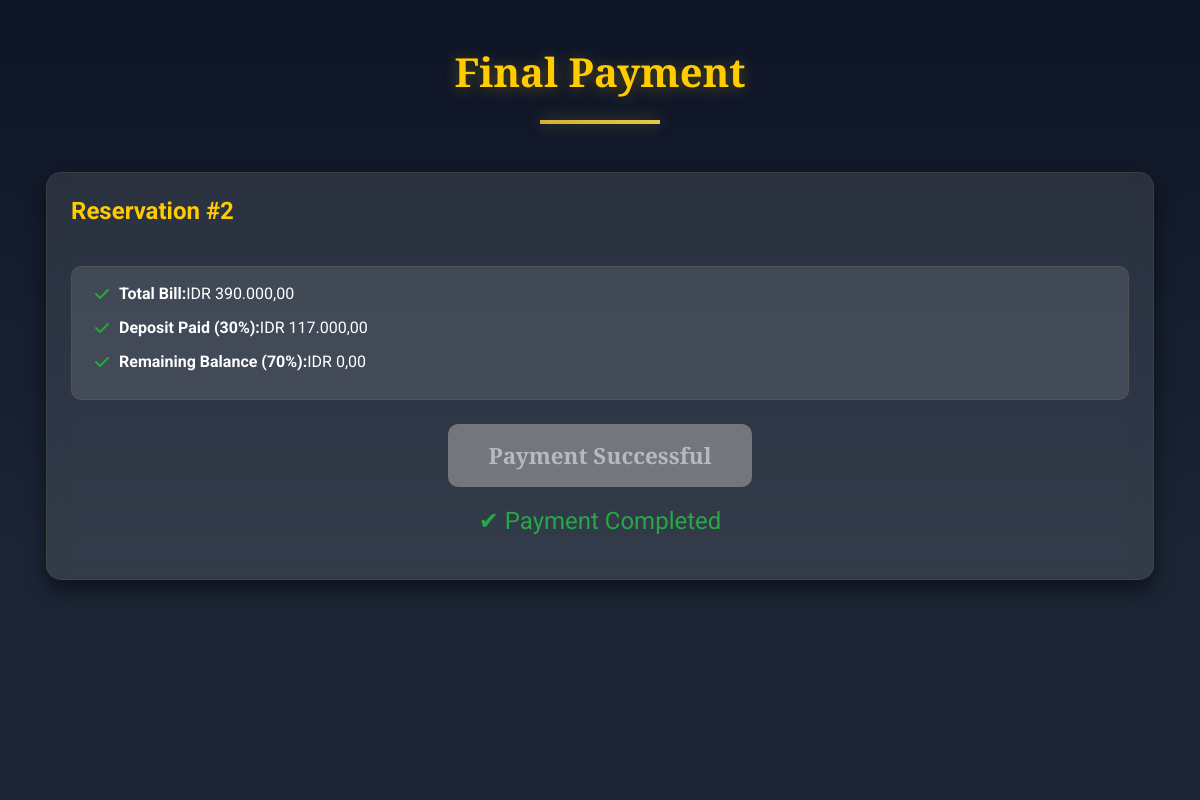
/pages/pembayaran_pelunasan.php?id_reservasi=2 (signed in), run on the app's committed database.
### tables this page shows
CREATE TABLE `pembayaran` (
  `id_pembayaran` int(11) NOT NULL,
  `id_reservasi` int(11) DEFAULT NULL,
  `total_tagihan` decimal(10,2) DEFAULT NULL,
  `metode_bayar` enum('tunai','transfer','qris') DEFAULT NULL,
  `tanggal_bayar` datetime DEFAULT NULL,
  `id_kasir` int(11) DEFAULT NULL,
  `jumlah_dibayar` decimal(10,2) DEFAULT 0.00,
  `status_payment` enum('Pending Payment','Deposit Paid','Fully Paid','Cancelled') NOT NULL
);

### pages/pembayaran_pelunasan.php (the view, shortened to what this page needs)
<?php
include '../includes/config.php';
$reservation_id = isset($_GET['id_reservasi']) ? intval($_GET['id_reservasi']) : 0;
$payment_result = $conn->query("SELECT p.total_tagihan, p.jumlah_dibayar, p.status_payment, r.id_user
                               FROM pembayaran p
                               JOIN reservasi r ON p.id_reservasi = r.id_reservasi
                               WHERE p.id_reservasi = $reservation_id LIMIT 1")->fetch_assoc();
$total_tagihan = $payment_result['total_tagihan'];
$jumlah_dibayar = $payment_result['jumlah_dibayar'];
$deposit_amount = $total_tagihan * 0.3;
$remaining_balance = $total_tagihan - $jumlah_dibayar;
?>
<!DOCTYPE html>
<html lang="en">
<head>
    <link href="https://cdn.jsdelivr.net/npm/bootstrap@5.3.3/dist/css/bootstrap.min.css" rel="stylesheet">
    <link href="https://cdn.jsdelivr.net/npm/aos@2.3.4/dist/aos.css" rel="stylesheet">
    <link rel="stylesheet" href="https://cdnjs.cloudflare.com/ajax/libs/font-awesome/6.0.0/css/all.min.css">
</head>
<body>
    <div class="overlay"></div>
    <section class="container py-5 position-relative">
        <h1 class="section-title" data-aos="zoom-in" data-aos-duration="1000">Final Payment</h1>
        <div class="row g-4">
            <div class="col-12" data-aos="fade-up">
                <div class="card p-4">
                    <h4 class="text-anchor mb-4">Reservation #<?php echo htmlspecialchars($reservation_id); ?></h4>
                    <div class="checklist">
                        <div class="checklist-item"><i class="fas fa-check"></i> <strong>Total Bill:</strong> IDR <?php echo number_format($total_tagihan, 2, ',', '.'); ?></div>
                        <div class="checklist-item"><i class="fas fa-check"></i> <strong>Deposit Paid (30%):</strong> IDR <?php echo number_format($deposit_amount, 2, ',', '.'); ?></div>
                        <div class="checklist-item"><i class="fas fa-check"></i> <strong>Remaining Balance (70%):</strong> IDR <?php echo number_format($remaining_balance, 2, ',', '.'); ?></div>
                    </div>
                    <?php if ($remaining_balance > 0): ?>
                        <form method="POST" class="mt-4">
                            <input type="hidden" name="id_reservasi" value="<?php echo $reservation_id; ?>">
                            <div class="button-container">
                                <button type="submit" class="btn btn-primary">Pay Now <i class="fas fa-arrow-right ms-2"></i></button>
                            </div>
                        </form>
                    <?php else: ?>
                        <div class="text-center mt-4">
                            <button class="btn btn-success" disabled>Payment Successful</button>
                            <div class="success-check">✔ Payment Completed</div>
                        </div>
                    <?php endif; ?>
                </div>
            </div>
        </div>
    </section>
</body>
</html>

### pages/pembayaran_pelunasan.php (style rules this page uses)
:root { --primary-gold: #d4af37; --accent-gold: #e6c74a; --dark-bg: #0f172a; --light-bg: #1e293b; --text-light: #ffffff; --text-muted: #d3d4db; --text-highlight: #ffcc00; --shadow: 0 10px 20px rgba(0, 0, 0, 0.5); --glass-bg: rgba(255, 255, 255, 0.1); --button-bg: #ff8c00; --button-bg-hover: #ffa500; --error-bg: #dc3545; --success-bg: #28a745; --gold-line: 1px solid rgba(212, 175, 55, 0.5); }
html, body { margin: 0; padding: 0; overflow-x: hidden !important; }
* { box-sizing: border-box; }
body { font-family: 'Roboto', sans-serif; background: linear-gradient(to bottom, var(--dark-bg) 0%, var(--light-bg) 70%); color: var(--text-light); overflow-y: auto; min-height: 100vh; }
.overlay { position: fixed; top: 0; left: 0; width: 100%; height: 100%; background: rgba(0, 0, 0, 0.1); z-index: -1; }
.section-title { font-family: 'Playfair Display', serif; font-size: 2.5rem; font-weight: 900; color: var(--text-highlight); text-shadow: 0 2px 15px rgba(255, 204, 0, 0.3); margin-bottom: 3rem; padding: 0 1rem; text-align: center; position: relative; }
.section-title::after { content: ''; display: block; width: 120px; height: 4px; background: linear-gradient(to right, var(--primary-gold), var(--accent-gold)); margin: 1.5rem auto 0; box-shadow: 0 0 15px rgba(212, 175, 55, 0.4); }
.card { background: var(--glass-bg); backdrop-filter: blur(10px); border: 1px solid rgba(212, 175, 55, 0.1); border-radius: 15px; overflow: hidden; transition: transform 0.5s ease, box-shadow 0.5s ease; box-shadow: var(--shadow); margin-bottom: 2rem; padding: 1rem; max-width: 100%; }
.text-anchor { color: var(--text-highlight); font-weight: 700; }
.checklist { background: var(--glass-bg); border: 1px solid rgba(212, 175, 55, 0.1); border-radius: 10px; padding: 15px; margin-top: 1rem; }
.checklist-item { display: flex; align-items: center; margin-bottom: 10px; padding: 0 0.5rem; color: var(--text-light); }
.checklist-item i { color: var(--success-bg); margin-right: 10px; }
.btn-success { background-color: var(--success-bg); border: none; color: #fff; border-radius: 10px; padding: 15px 40px; font-family: 'Playfair Display', serif; font-weight: 700; font-size: 1.4rem; transition: all 0.4s ease; box-shadow: 0 5px 15px rgba(40, 167, 69, 0.6); }
.btn-success:disabled { background: #999; cursor: not-allowed; box-shadow: none; }
.container { padding-bottom: 6rem; min-height: 100vh; display: flex; flex-direction: column; padding: 0 1rem; }
.success-check { color: var(--success-bg); font-size: 1.5rem; margin: 1rem 0; text-align: center; }

### data on the page
pembayaran: total_tagihan "390.000,00", total_tagihan "117.000,00", remaining_balance "0,00"

### other printed values
$reservation_id "2"
